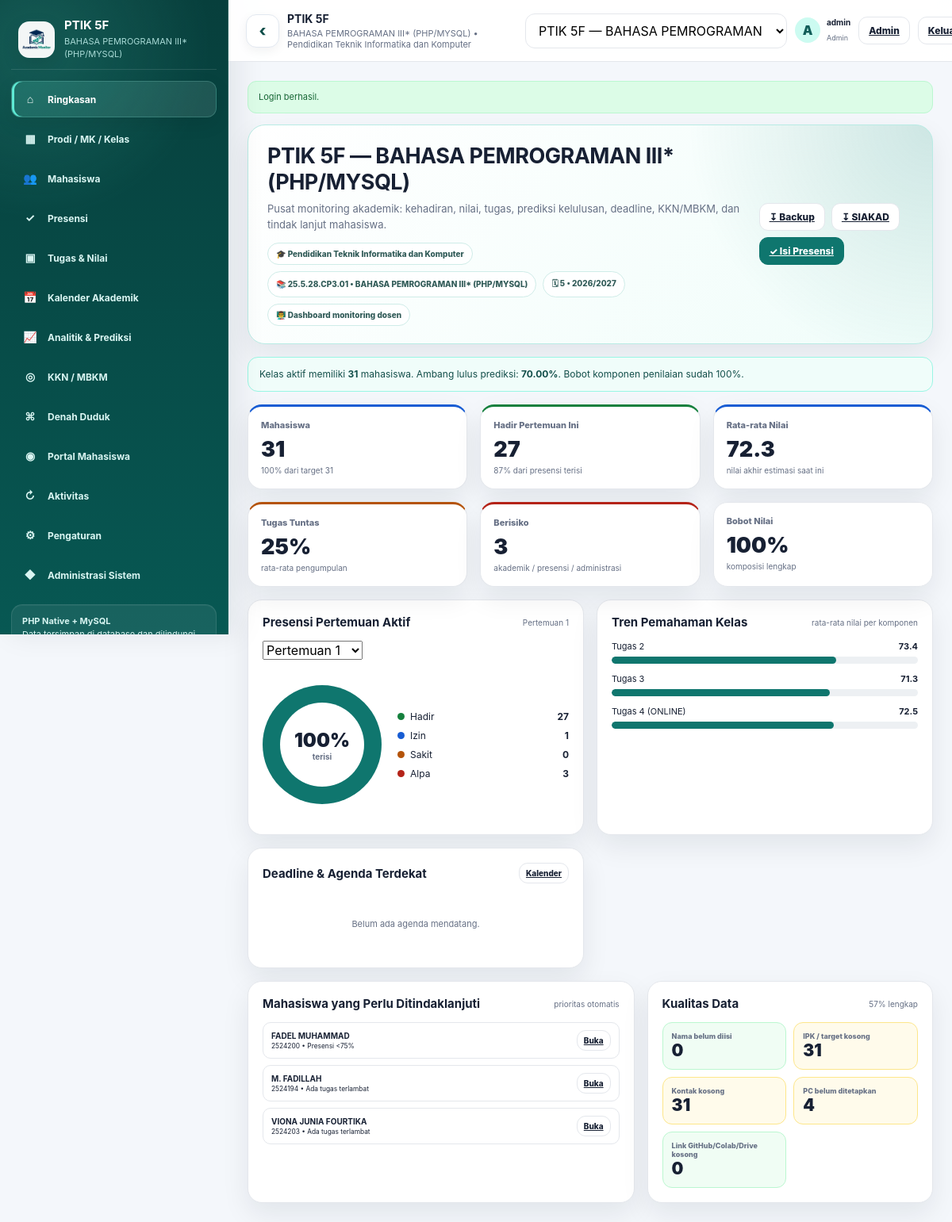
/dashboard.php (signed in), run on the app's committed database.
### tables this page shows
CREATE TABLE `classes` (
  `id` bigint(20) UNSIGNED NOT NULL,
  `program_id` bigint(20) UNSIGNED NOT NULL,
  `course_id` bigint(20) UNSIGNED NOT NULL,
  `name` varchar(100) NOT NULL,
  `semester` varchar(30) NOT NULL DEFAULT '',
  `academic_year` varchar(30) NOT NULL DEFAULT '',
  `target` smallint(5) UNSIGNED NOT NULL DEFAULT 30,
  `meetings` tinyint(3) UNSIGNED NOT NULL DEFAULT 16,
  `lecturer` varchar(200) NOT NULL DEFAULT '',
  `pass_threshold` decimal(5,2) NOT NULL DEFAULT 60.00,
  `created_at` timestamp NOT NULL DEFAULT current_timestamp(),
  `updated_at` timestamp NOT NULL DEFAULT current_timestamp() ON UPDATE current_timestamp()
);

CREATE TABLE `courses` (
  `id` bigint(20) UNSIGNED NOT NULL,
  `program_id` bigint(20) UNSIGNED NOT NULL,
  `code` varchar(50) NOT NULL DEFAULT '',
  `name` varchar(200) NOT NULL,
  `credits` tinyint(3) UNSIGNED NOT NULL DEFAULT 0,
  `created_at` timestamp NOT NULL DEFAULT current_timestamp(),
  `updated_at` timestamp NOT NULL DEFAULT current_timestamp() ON UPDATE current_timestamp()
);

CREATE TABLE `programs` (
  `id` bigint(20) UNSIGNED NOT NULL,
  `code` varchar(50) NOT NULL DEFAULT '',
  `name` varchar(200) NOT NULL,
  `faculty` varchar(200) NOT NULL DEFAULT '',
  `created_at` timestamp NOT NULL DEFAULT current_timestamp(),
  `updated_at` timestamp NOT NULL DEFAULT current_timestamp() ON UPDATE current_timestamp()
);

CREATE TABLE `users` (
  `id` bigint(20) UNSIGNED NOT NULL,
  `student_id` bigint(20) UNSIGNED DEFAULT NULL,
  `username` varchar(100) NOT NULL,
  `email` varchar(190) NOT NULL DEFAULT '',
  `password_hash` varchar(255) NOT NULL,
  `role` enum('admin','dosen','mahasiswa') NOT NULL DEFAULT 'dosen',
  `is_active` tinyint(1) NOT NULL DEFAULT 1,
  `last_login_at` datetime DEFAULT NULL,
  `created_at` timestamp NOT NULL DEFAULT current_timestamp(),
  `updated_at` timestamp NOT NULL DEFAULT current_timestamp() ON UPDATE current_timestamp()
);

CREATE TABLE `tasks` (
  `id` bigint(20) UNSIGNED NOT NULL,
  `class_id` bigint(20) UNSIGNED NOT NULL,
  `name` varchar(200) NOT NULL,
  `type` varchar(100) NOT NULL DEFAULT 'Tugas Harian',
  `weight` decimal(5,2) NOT NULL DEFAULT 0.00,
  `max_score` decimal(7,2) NOT NULL DEFAULT 100.00,
  `meeting` tinyint(3) UNSIGNED DEFAULT NULL,
  `due_date` date DEFAULT NULL,
  `description` text DEFAULT NULL,
  `sort_order` int(11) NOT NULL DEFAULT 0,
  `created_at` timestamp NOT NULL DEFAULT current_timestamp(),
  `updated_at` timestamp NOT NULL DEFAULT current_timestamp() ON UPDATE current_timestamp()
);

CREATE TABLE `class_enrollments` (
  `id` bigint(20) UNSIGNED NOT NULL,
  `class_id` bigint(20) UNSIGNED NOT NULL,
  `student_id` bigint(20) UNSIGNED NOT NULL,
  `registration_status` enum('Aktif','Cuti','Nonaktif','Lulus') NOT NULL DEFAULT 'Aktif',
  `payment_status` enum('Lunas','Belum Lunas','Cicilan') NOT NULL DEFAULT 'Lunas',
  `gpa` decimal(3,2) DEFAULT NULL,
  `target_gpa` decimal(3,2) DEFAULT NULL,
  `pc` varchar(20) DEFAULT NULL,
  `github_url` varchar(500) DEFAULT NULL,
  `colab_url` varchar(500) DEFAULT NULL,
  `drive_url` varchar(500) DEFAULT NULL,
  `note` text DEFAULT NULL,
  `created_at` timestamp NOT NULL DEFAULT current_timestamp(),
  `updated_at` timestamp NOT NULL DEFAULT current_timestamp() ON UPDATE current_timestamp()
);

CREATE TABLE `students` (
  `id` bigint(20) UNSIGNED NOT NULL,
  `nim` varchar(50) NOT NULL,
  `name` varchar(200) NOT NULL DEFAULT '',
  `email` varchar(190) NOT NULL DEFAULT '',
  `phone` varchar(50) NOT NULL DEFAULT '',
  `portal_pin_hash` varchar(255) DEFAULT NULL,
  `created_at` timestamp NOT NULL DEFAULT current_timestamp(),
  `updated_at` timestamp NOT NULL DEFAULT current_timestamp() ON UPDATE current_timestamp()
);

### views/pages/overview.php (the view, shortened to what the rows shown need)
<?php
$riskStudents = [];
foreach ($students as $student) {
    $risk = $analytics['students'][(int) $student['enrollment_id']]['risk_reasons'];
    if ($risk !== []) {
        $riskStudents[] = ['student' => $student, 'reasons' => $risk];
    }
}
usort(
    $riskStudents,
    static fn (array $a, array $b): int => count($b['reasons']) <=> count($a['reasons'])
);
$riskStudents = array_slice($riskStudents, 0, 8);
?>
<section class="page active">
    <div class="page-hero">
        <div>
            <h3><?= e($classContext['name']) ?> — <?= e($classContext['course_name']) ?></h3>
            <p>
                Pusat monitoring akademik: kehadiran, nilai, tugas, prediksi kelulusan,
                deadline, KKN/MBKM, dan tindak lanjut mahasiswa.
            </p>
            <div class="hero-meta">
                <span class="hero-pill">🎓 <?= e($classContext['program_name']) ?></span>
                <span class="hero-pill">📚 <?= e(trim($classContext['course_code'] . ' • ' . $classContext['course_name'], ' •')) ?></span>
                <span class="hero-pill">🗓 <?= e($classContext['semester']) ?> • <?= e($classContext['academic_year']) ?></span>
                <span class="hero-pill">👨‍🏫 <?= e($classContext['lecturer']) ?></span>
            </div>
        </div>
    </div>
    <div class="notice">
        Kelas aktif memiliki <strong><?= count($students) ?></strong> mahasiswa.
        Ambang lulus prediksi: <strong><?= e($classContext['pass_threshold']) ?>%</strong>.
        <?php if ((float) $analytics['total_weight'] === 100.0): ?>
            Bobot komponen penilaian sudah 100%.
        <?php else: ?>
            <strong>Perhatian:</strong> total bobot penilaian saat ini
            <?= e(number_format((float) $analytics['total_weight'], 2)) ?>%, idealnya 100%.
        <?php endif; ?>
    </div>
    <div class="grid kpis">
        <div class="card kpi info">
            <div class="label">Mahasiswa</div>
            <div class="value"><?= count($students) ?></div>
            <div class="sub">
                <?= (int) round((count($students) / max(1, (int) $classContext['target'])) * 100) ?>%
                dari target <?= (int) $classContext['target'] ?>
            </div>
        </div>
    </div>
    <div class="grid overview-grid">
        <div class="card section-card">
            <div class="section-title">
                <h4>Presensi Pertemuan Aktif</h4>
                <span>Pertemuan <?= $meeting ?></span>
            </div>
        </div>
        <div class="card section-card">
            <?php
            $trendPoints = array_values(array_filter(
                $analytics['trend']['points'],
                static fn (array $point): bool => $point['average'] !== null
            ));
            ?>
            <?php if ($trendPoints === []): ?>
                <div class="empty-state">Belum ada nilai untuk membentuk tren.</div>
            <?php else: ?>
                <?php foreach (array_slice($trendPoints, -6) as $point): ?>
                    <div class="progress-row">
                        <div class="progress-head">
                            <span><?= e($point['task']['name']) ?></span>
                            <strong><?= e(number_format((float) $point['average'], 1)) ?></strong>
                        </div>
                        <div class="bar"><div style="width:<?= max(0, min(100, (float) $point['average'])) ?>%"></div></div>
                    </div>
                <?php endforeach; ?>
            <?php endif; ?>
        </div>
    </div>
    <div class="grid" style="grid-template-columns:1.15fr .85fr;margin-top:16px">
        <div class="card section-card">
            <div class="risk-list">
                <?php if ($riskStudents === []): ?>
                    <div class="empty-state">Tidak ada mahasiswa pada kategori perhatian.</div>
                <?php else: ?>
                    <?php foreach ($riskStudents as $riskItem): ?>
                        <?php $student = $riskItem['student']; ?>
                        <div class="risk-item">
                            <span>
                                <strong><?= e(display_name($student)) ?></strong><br>
                                <small><?= e($student['nim']) ?> • <?= e(implode(', ', $riskItem['reasons'])) ?></small>
                            </span>
                            <a
                                class="btn small"
                                href="<?= e(app_url('dashboard.php?page=students&class_id=' . (int) $classContext['id'] . '&edit_student=' . (int) $student['enrollment_id'])) ?>"
                            >Buka</a>
                        </div>
                    <?php endforeach; ?>
                <?php endif; ?>
            </div>
        </div>
    </div>
</section>

### views/partials/layout_start.php (shortened to what the rows shown need)
<!DOCTYPE html>
<html lang="id">
<head>
    <link rel="stylesheet" href="<?= e(app_url('assets/css/app.css')) ?>">
</head>
<body>
<div class="app" id="appShell">
    <?php require APP_ROOT . '/views/partials/sidebar.php'; ?>
    <main class="main">
        <header class="topbar">
            <div class="context">
                <strong><?= e($classContext['name'] ?? 'Kelas') ?></strong>
                <small>
                    <?= e($classContext['course_name'] ?? 'Mata Kuliah') ?>
                    •
                    <?= e($classContext['program_name'] ?? 'Prodi') ?>
                </small>
            </div>
            <div class="top-user">
                <div class="avatar"><?= e(initials((string) ($user['username'] ?? ''), (string) ($user['id'] ?? ''))) ?></div>
                <div class="top-user-meta">
                    <strong><?= e($user['username'] ?? '') ?></strong>
                    <small><?= e(ucfirst((string) ($user['role'] ?? ''))) ?></small>
                </div>
            </div>
        </header>
        <div class="content">

### views/partials/sidebar.php (shortened to what the rows shown need)
<aside class="sidebar" id="sidebar" aria-label="Navigasi utama">
    <div class="brand">
        <div class="brand-copy">
            <h1><?= e($classContext['name'] ?? 'Academic Monitor') ?></h1>
            <p><?= e($classContext['course_name'] ?? 'Multi kelas • multi mata kuliah') ?></p>
        </div>
    </div>
</aside>

### data on the page
classes: name "PTIK 5F", course.name "BAHASA PEMROGRAMAN III* (PHP/MYSQL)", program.name "Pendidikan Teknik Informatika dan Komputer", course.name "25.5.28.CP3.01 • BAHASA PEMROGRAMAN III* (PHP/MYSQL)", semester "5", academic_year "2026/2027", lecturer "Dashboard monitoring dosen", pass_threshold "70.00", target "100", target "31", meetings "1"
users: username+id "A", username "admin", role "Admin"
tasks: name "Tugas 2"
tasks: name "Tugas 3"
tasks: name "Tugas 4 (ONLINE)"
class_enrollments: student.name "FADEL MUHAMMAD", student.nim "2524200", reasons "Presensi <75%"
class_enrollments: student.name "M. FADILLAH", student.nim "2524194", reasons "Ada tugas terlambat"
class_enrollments: student.name "VIONA JUNIA FOURTIKA", student.nim "2524203", reasons "Ada tugas terlambat"

### other printed values
$icon "⌂"
$label "Ringkasan"
$icon "▦"
$label "Prodi / MK / Kelas"
$icon "👥"
$label "Mahasiswa"
$icon "✓"
$label "Presensi"
$icon "▣"
$label "Tugas & Nilai"
$icon "📅"
$label "Kalender Akademik"
$icon "📈"
$label "Analitik & Prediksi"
$icon "◎"
